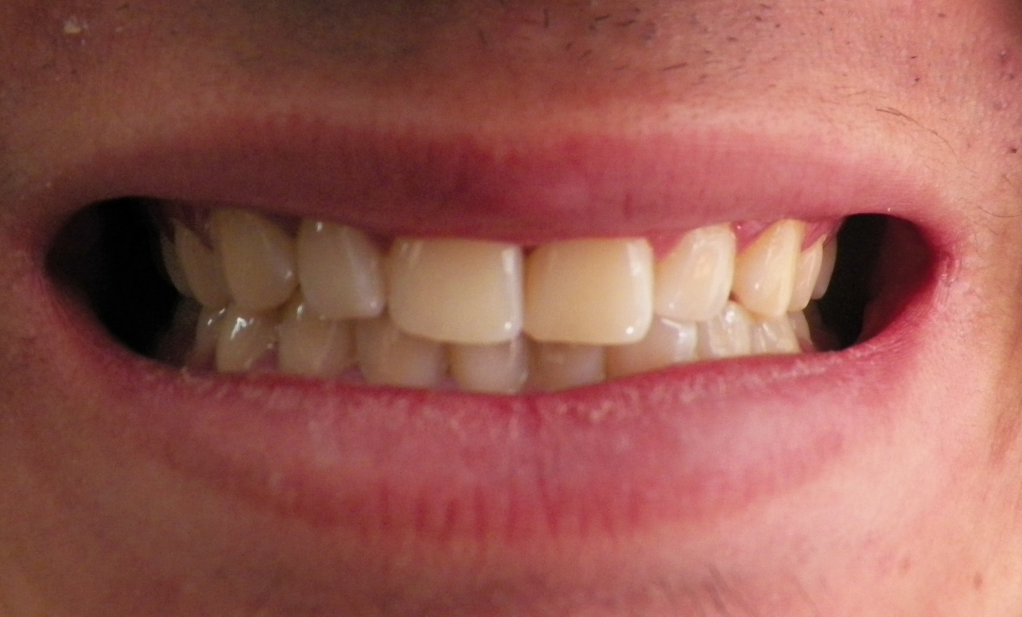
#> input picture DATASET-Recortado/101_0001.jpg, 3065 x 1849 px, found by its file name (shown at 1/3 size); its folder holds only this picture in this run
$ jupyter execute --allow-errors 'posible segmentacion por color.ipynb'   (shell and % lines are left out)
#> lines starting #> are read from the running program, lines starting #| are printed output that depends on the picture; after the words box and inside, x2 and y2 are one past the last pixel; in counts of white or black regions, pixels touching at a corner belong together
[cell 1]
import cv2
import matplotlib
from matplotlib import colors
from matplotlib import pyplot as plt
import numpy as np

[cell 2]
from os import listdir
from os.path import isfile, join
onlyfiles = [f for f in listdir('C:\\Users\\Cristhian\\TEETH-RECOGNITION-WITH-MACHINE-LEARNING\\DATASET-Recortado') if isfile(join('C:\\Users\\Cristhian\\TEETH-RECOGNITION-WITH-MACHINE-LEARNING\\DATASET-Recortado', f))]

[cell 3]
matplotlib.rcParams.update({'font.size': 16})
def show_hsv_hist(image):
    # Hue
    plt.figure(figsize=(20, 3))
    histr = cv2.calcHist([image], [0], None, [180], [0, 180])
    plt.xlim([0, 180])
    colours = [colors.hsv_to_rgb((i/180, 1, 0.9)) for i in range(0, 180)]
    colours=np.array(colours)
    histr=np.array(histr)
    #print(range(0,180))
    x= list(range(0,180))
    print(histr.shape)
    print(len(x))
    print(colours.shape)
    for i in (x):
        plt.bar(x[i], histr[i], color=colours[i], edgecolor=colours[i], width=1)
        plt.title('Hue')

    # Saturation
    plt.figure(figsize=(20, 3))
    histr = cv2.calcHist([image], [1], None, [256], [0, 256])
    plt.xlim([0, 256])
    x= list(range(0,256))
    colours = [colors.hsv_to_rgb((0, i/256, 1)) for i in range(0, 256)]
    for i in (x):
        plt.bar(x[i], histr[i], color=colours[i], edgecolor=colours[i], width=1)
        #plt.bar(range(0, 256), histr, color=colours, edgecolor=colours, width=1)
        plt.title('Saturation')

    # Value
    plt.figure(figsize=(20, 3))
    histr = cv2.calcHist([image], [2], None, [256], [0, 256])
    plt.xlim([0, 256])
    x=list(range(0,256))
    colours = [colors.hsv_to_rgb((0, 1, i/256)) for i in range(0, 256)]
    for i in (x):
        plt.bar(x[i], histr[i], color=colours[i], edgecolor=colours[i], width=1)
        #plt.bar(range(0, 256), histr, color=colours, edgecolor=colours, width=1)
        plt.title('Value')
#> (the rest of this cell did not finish here and is left out)

[cell 4]
for f in onlyfiles:
    image = cv2.imread('C:\\Users\\Cristhian\\TEETH-RECOGNITION-WITH-MACHINE-LEARNING\\DATASET-Recortado\\'+f)
#> image is the input picture: shape (1849, 3065, 3); mean B, G, R 83.3, 91.4, 152.8
    image = cv2.cvtColor(image,cv2.COLOR_BGR2RGB)
    image = cv2.resize(image,None,fx=1/3,fy=1/3)
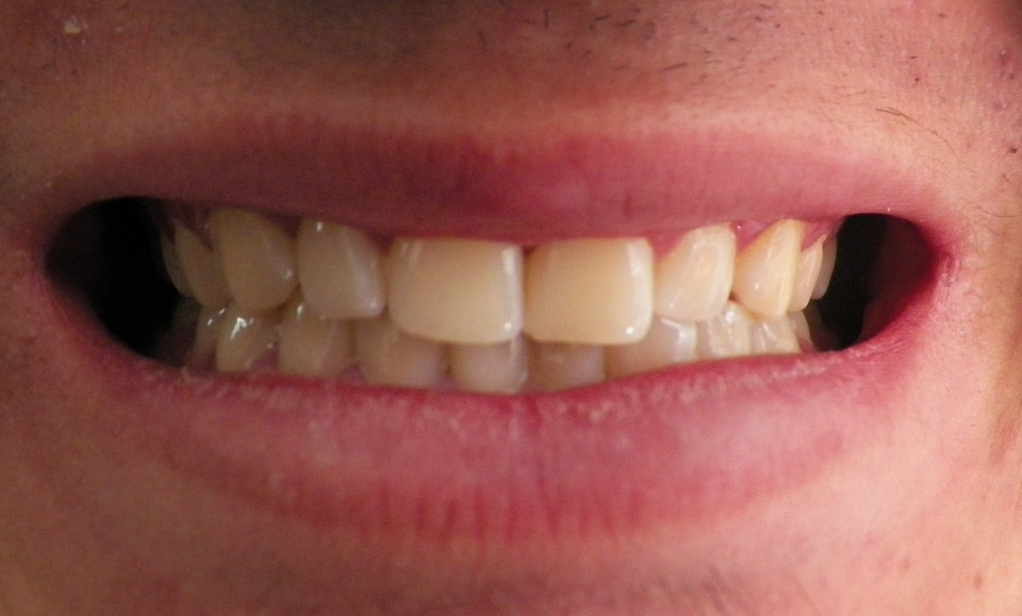
#> image: shape (616, 1022, 3); mean R, G, B 152.9, 91.5, 83.3
    # Convert from RGB to HSV
    hsv = cv2.cvtColor(image, cv2.COLOR_RGB2HSV)
#> hsv: shape (616, 1022, 3); mean H, S, V 38, 122.6, 152.9

    images = []
    for i in [0, 1, 2]:
        colour = hsv.copy()
        if i != 0: colour[:,:,0] = 0
        if i != 1: colour[:,:,1] = 255
        if i != 2: colour[:,:,2] = 255
        images.append(colour)
#> colour: shape (616, 1022, 3); mean H, S, V 0, 255, 152.9
#> after the loop, images = 3 items

    hsv_stack = np.vstack(images)
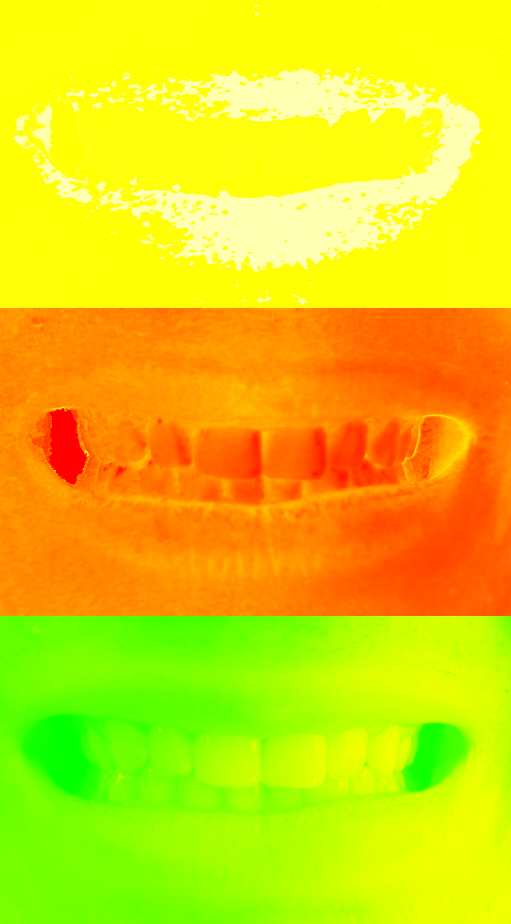
#> hsv_stack: shape (1848, 1022, 3) (shown at 1/2 size); mean of channels 0, 1, 2 12.7, 210.9, 221; drawn as B, G, R
    rgb_stack = cv2.cvtColor(hsv_stack, cv2.COLOR_HSV2RGB)
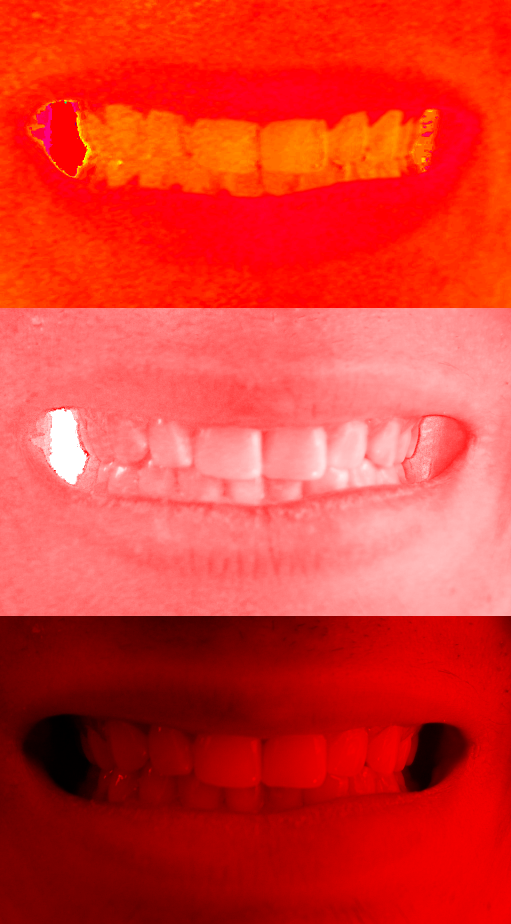
#> rgb_stack: shape (1848, 1022, 3) (shown at 1/2 size); mean R, G, B 220.9, 55.8, 45.1
    plt.imshow(rgb_stack)
    cv2.imwrite("C:\\Users\\Cristhian\\TEETH-RECOGNITION-WITH-MACHINE-LEARNING\\Images_HSV\\"+f,hsv_stack)

[cell 5]
#plt.imshow("",image)

[cell 6]
thresh2 = cv2.threshold(image,127,255,cv2.THRESH_BINARY_INV)
#plt.imshow(cv2.cvtColor("",thresh2))

[cell 7]
# Blur image slightly
image_blur = cv2.GaussianBlur(image, (7, 7), 0)
image_blur_hsv = cv2.cvtColor(image_blur, cv2.COLOR_RGB2HSV)
#> image_blur_hsv: shape (616, 1022, 3); mean H, S, V 38.3, 122.4, 152.9
min_red = np.array([15, 50, 225])
max_red = np.array([20, 100, 256])
image_red1 = cv2.inRange(image_blur_hsv, min_red, max_red)
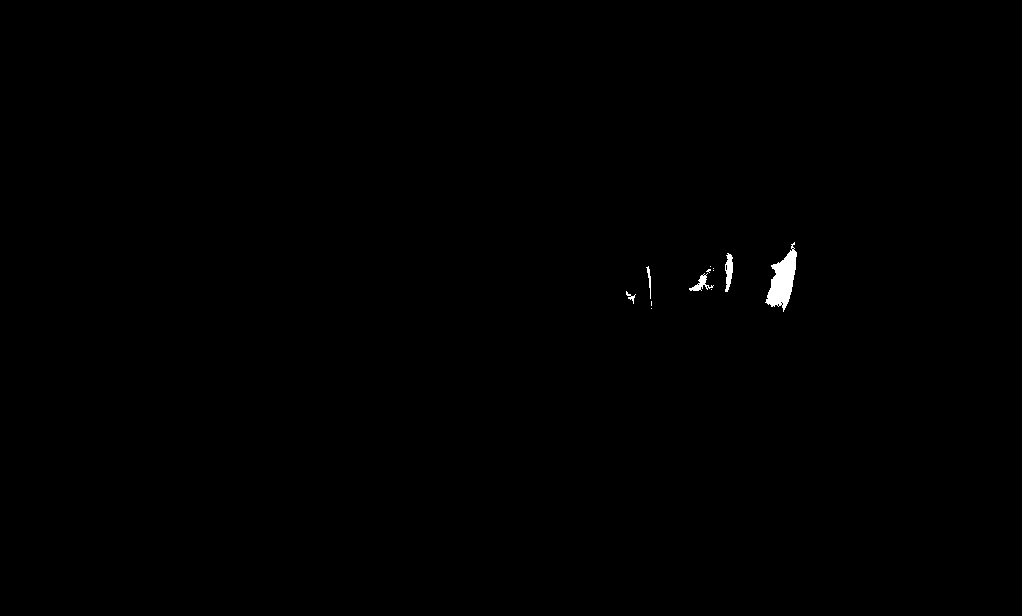
#> image_red1: shape (616, 1022); 0.25% white; 12 white regions (7 under 20 px), largest, box (x1, y1, x2, y2) and area: (765, 242, 797, 312) 1102, (725, 253, 733, 292) 206, (689, 273, 714, 291) 154, (646, 266, 651, 299) 61, (626, 291, 636, 304) 41

[cell 8]
def show_mask(mask):
    plt.figure(figsize=(10, 10))
    plt.imshow(mask, cmap='gray')

[cell 9]
show_mask(image_red1)

[cell 10]
def overlay_mask(mask, image):
    rgb_mask = cv2.cvtColor(mask, cv2.COLOR_GRAY2RGB)
    img = cv2.addWeighted(rgb_mask, 0.5, image, 0.5, 0)
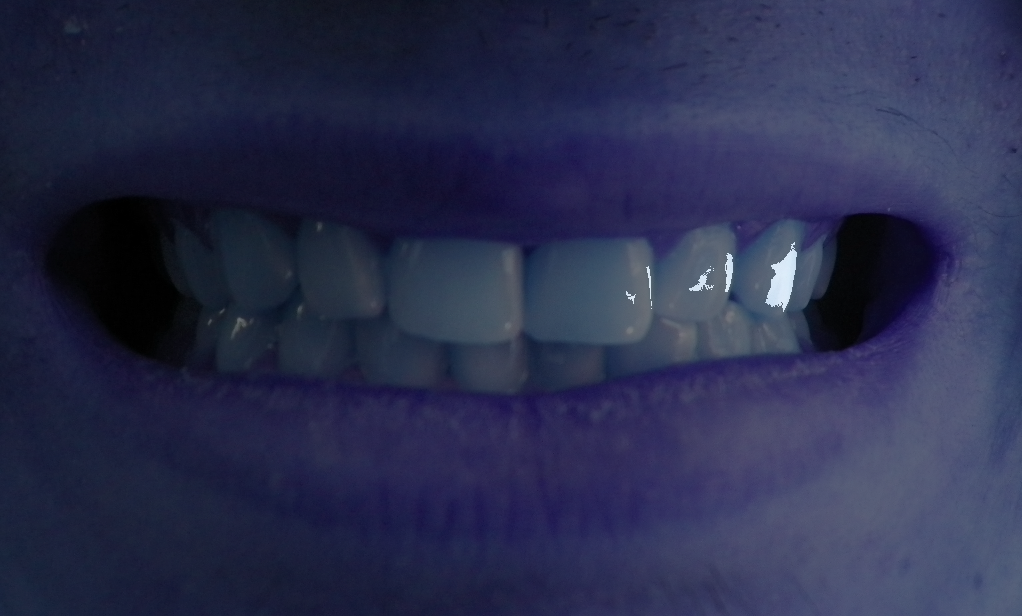
#> img: shape (616, 1022, 3); mean B, G, R 76.7, 46, 42
    plt.imshow(img)

overlay_mask(image_red1, image)

$ run again, on DATASET-Recortado/101_0005.jpg
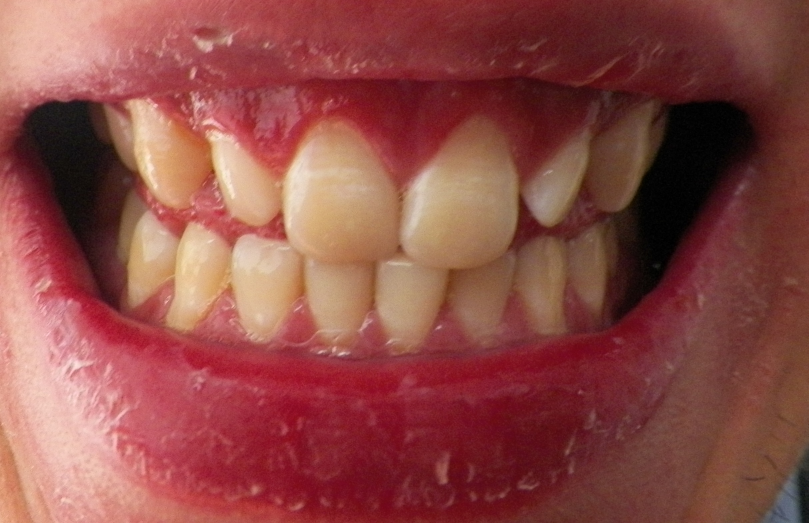
#> input picture DATASET-Recortado/101_0005.jpg, 2425 x 1569 px, found by its file name (shown at 1/3 size)
#> image is the input picture: shape (1569, 2425, 3); mean B, G, R 70.7, 75.6, 141.6
#> hsv: shape (523, 808, 3); mean H, S, V 78, 140.2, 141.7
#> after the loop `for i in [0, 1, 2]:`: images = 3 items
#> image_blur_hsv: shape (523, 808, 3); mean H, S, V 78.8, 139.8, 141.7
#> `image_red1 = cv2.inRange(image_blur_hsv, min_red, max_red)`:
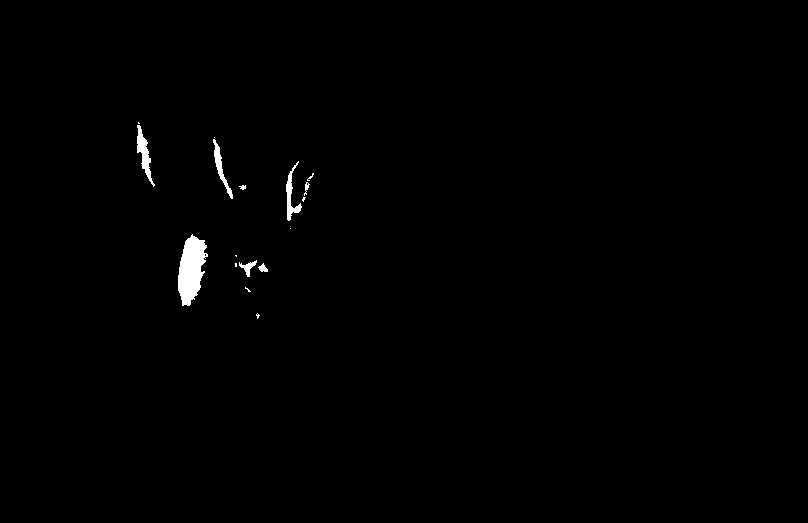
#> image_red1: shape (523, 808); 0.63% white; 17 white regions (9 under 20 px), largest, box (x1, y1, x2, y2) and area: (178, 234, 208, 306) 1391, (137, 125, 155, 187) 398, (286, 161, 302, 221) 308
#> in overlay_mask, `img = cv2.addWeighted(rgb_mask, 0.5, image, 0.5, 0)`:
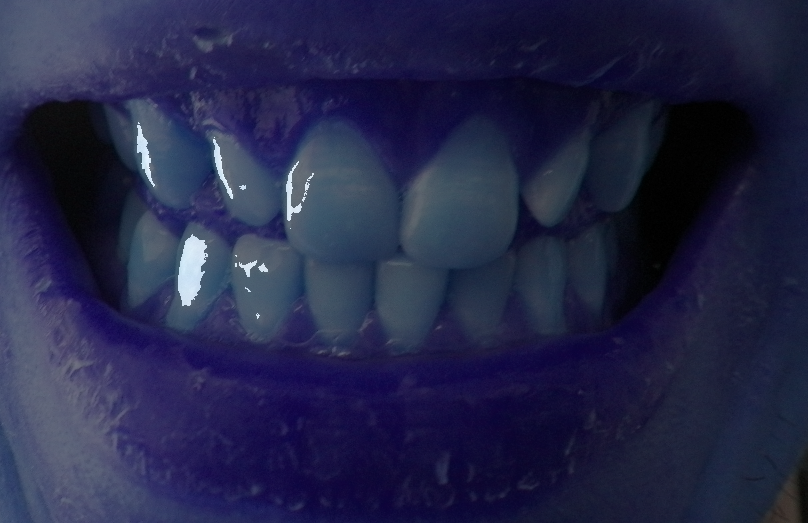
#> img: shape (523, 808, 3); mean B, G, R 71.6, 38.6, 36.2

$ run again, on DATASET-Recortado/101_0007.jpg
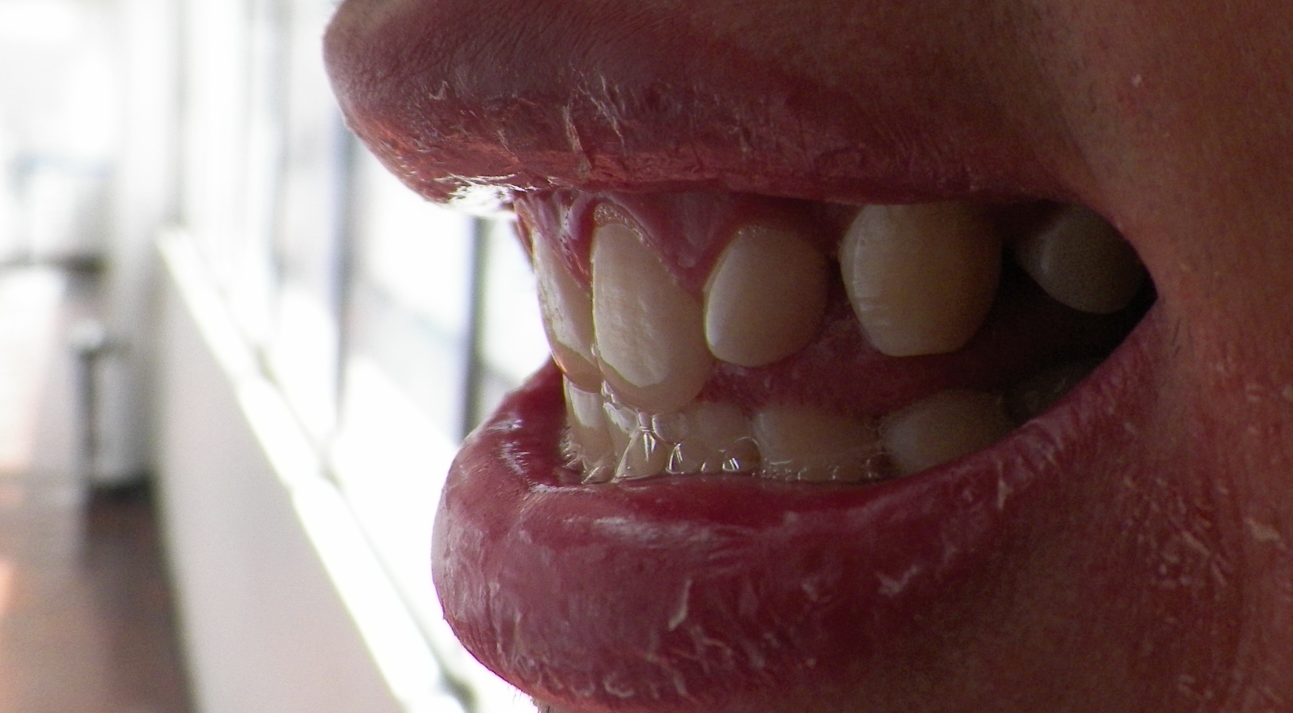
#> input picture DATASET-Recortado/101_0007.jpg, 2585 x 1425 px, found by its file name (shown at 1/2 size)
#> image is the input picture: shape (1425, 2585, 3); mean B, G, R 102.2, 103.3, 129.7
#> hsv: shape (475, 862, 3); mean H, S, V 62.1, 93, 130
#> after the loop `for i in [0, 1, 2]:`: images = 3 items
#> `rgb_stack = cv2.cvtColor(hsv_stack, cv2.COLOR_HSV2RGB)`:
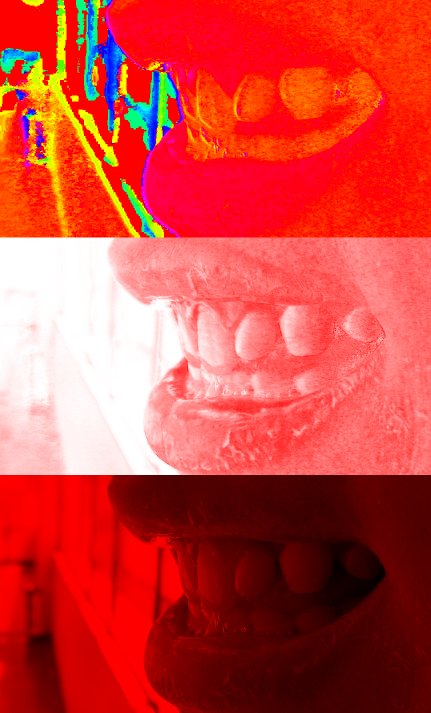
#> rgb_stack: shape (1425, 862, 3) (shown at 1/2 size); mean R, G, B 208, 68.7, 61.4
#> image_blur_hsv: shape (475, 862, 3); mean H, S, V 61.2, 92.3, 130
#> image_red1: shape (475, 862); every value is 0
#> rgb_mask: shape (475, 862, 3); every value is 0
#> in overlay_mask, `img = cv2.addWeighted(rgb_mask, 0.5, image, 0.5, 0)`:
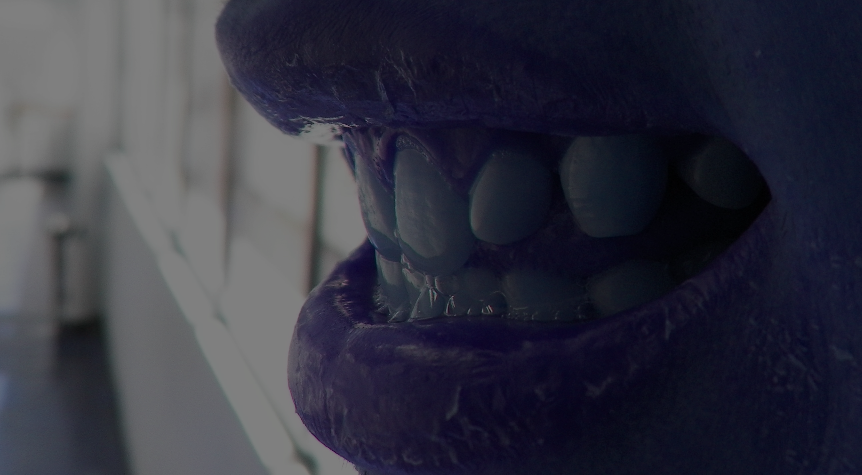
#> img: shape (475, 862, 3); mean B, G, R 64.8, 51.7, 51.1
